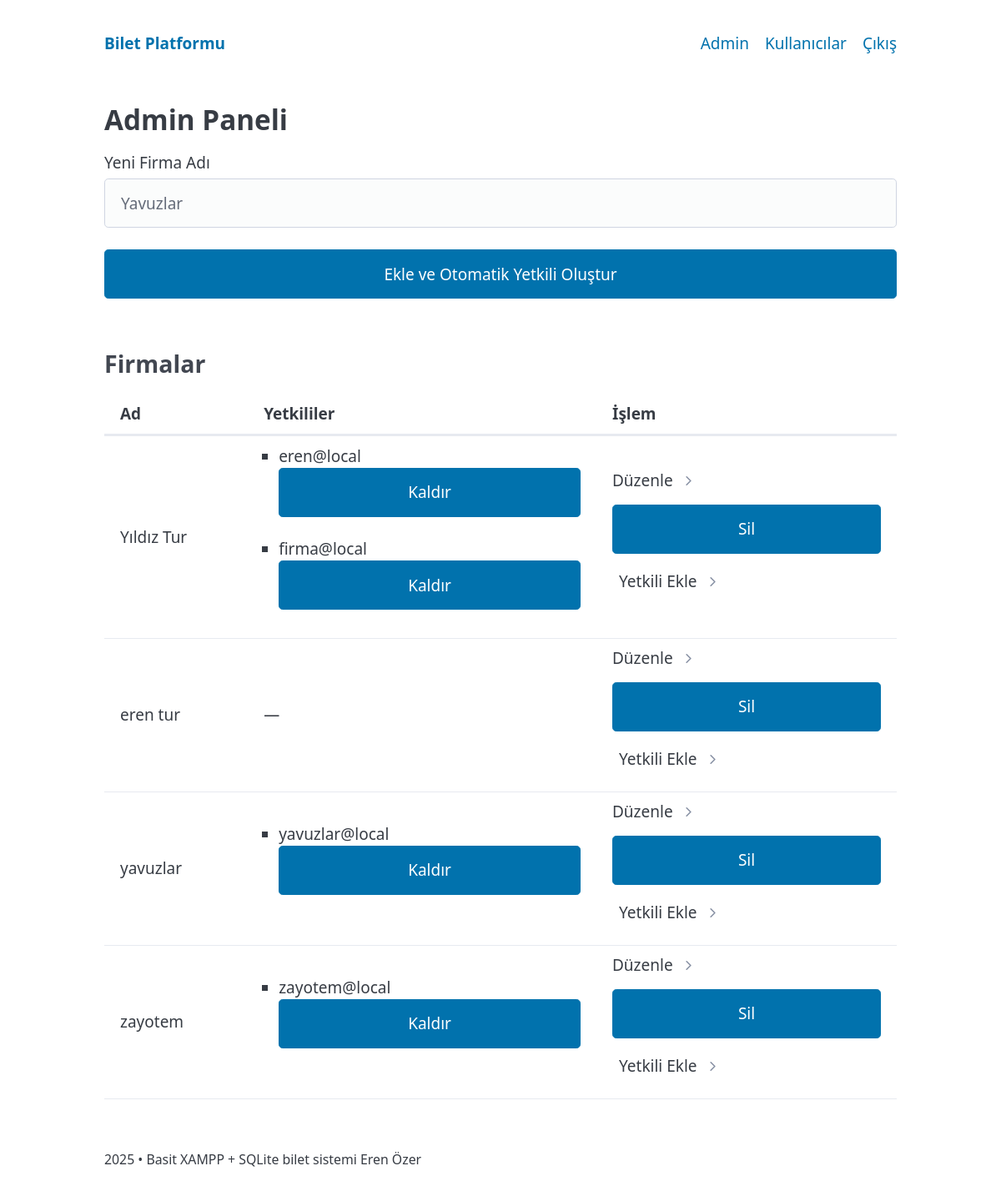
The page /index.php?r=admin (signed in) on the database its author committed.
### tables this page shows
CREATE TABLE firms (
        id INTEGER PRIMARY KEY AUTOINCREMENT,
        name TEXT NOT NULL UNIQUE,
        created_at TEXT NOT NULL DEFAULT CURRENT_TIMESTAMP
    );

CREATE TABLE users (
        id INTEGER PRIMARY KEY AUTOINCREMENT,
        name TEXT NOT NULL,
        email TEXT NOT NULL UNIQUE,
        password_hash TEXT NOT NULL,
        role TEXT NOT NULL CHECK(role IN ('user','firm_admin','admin')),
        credit REAL NOT NULL DEFAULT 0,
        created_at TEXT NOT NULL DEFAULT CURRENT_TIMESTAMP
    , active INTEGER NOT NULL DEFAULT 1);

### views/admin/index.php (the view, shortened to what this page needs)
<h2>Admin Paneli</h2>
<form method="post" action="index.php?r=admin" style="margin-bottom:16px">
  <label>Yeni Firma Adı <input name="new_firm" required placeholder="Yavuzlar"></label>
  <button type="submit">Ekle ve Otomatik Yetkili Oluştur</button>
</form>
<?php $pdo=db(); $firms=$pdo->query('SELECT * FROM firms ORDER BY name')->fetchAll(PDO::FETCH_ASSOC); ?>
<h3>Firmalar</h3>
<table>
  <thead>
    <tr><th>Ad</th><th>Yetkililer</th><th style="width:360px">İşlem</th></tr>
  </thead>
  <tbody>
    <?php foreach($firms as $f): ?>
      <?php
        $st=$pdo->prepare('SELECT u.id,u.email FROM firm_admins fa JOIN users u ON u.id=fa.user_id WHERE fa.firm_id=? ORDER BY u.email');
        $st->execute([(int)$f['id']]);
        $admins=$st->fetchAll(PDO::FETCH_ASSOC);
      ?>
      <tr>
        <td><?= e($f['name']) ?></td>
        <td>
          <?php if($admins): ?>
            <ul style="margin:0;padding-left:18px">
              <?php foreach($admins as $a): ?>
                <li>
                  <?= e($a['email']) ?>
                  <form method="post" action="index.php?r=admin-firm-remove-admin" style="display:inline" onsubmit="return confirm('Yetkili kaldırılsın mı?')">
                    <button type="submit">Kaldır</button>
                  </form>
                </li>
              <?php endforeach; ?>
            </ul>
          <?php else: ?>
            —
          <?php endif; ?>
        </td>
        <td>
          <details style="display:inline-block;margin-right:8px">
            <summary>Düzenle</summary>
          </details>
          <form method="post" action="index.php?r=admin-firm-delete" onsubmit="return confirm('Silinsin mi?')" style="display:inline">
            <button type="submit">Sil</button>
          </form>
          <details style="display:inline-block;margin-left:8px">
            <summary>Yetkili Ekle</summary>
          </details>
        </td>
      </tr>
    <?php endforeach; ?>
  </tbody>
</table>

### views/layout/header.php (style rules this page uses)
:root { --seat:44px;--gap:10px;--aisle:16px }

### rows shown on the page
firms: name "Yıldız Tur"
users: email "eren@local"
users: email "firma@local"
firms: name "eren tur"
firms: name "yavuzlar"
users: email "yavuzlar@local"
firms: name "zayotem"
users: email "zayotem@local"
